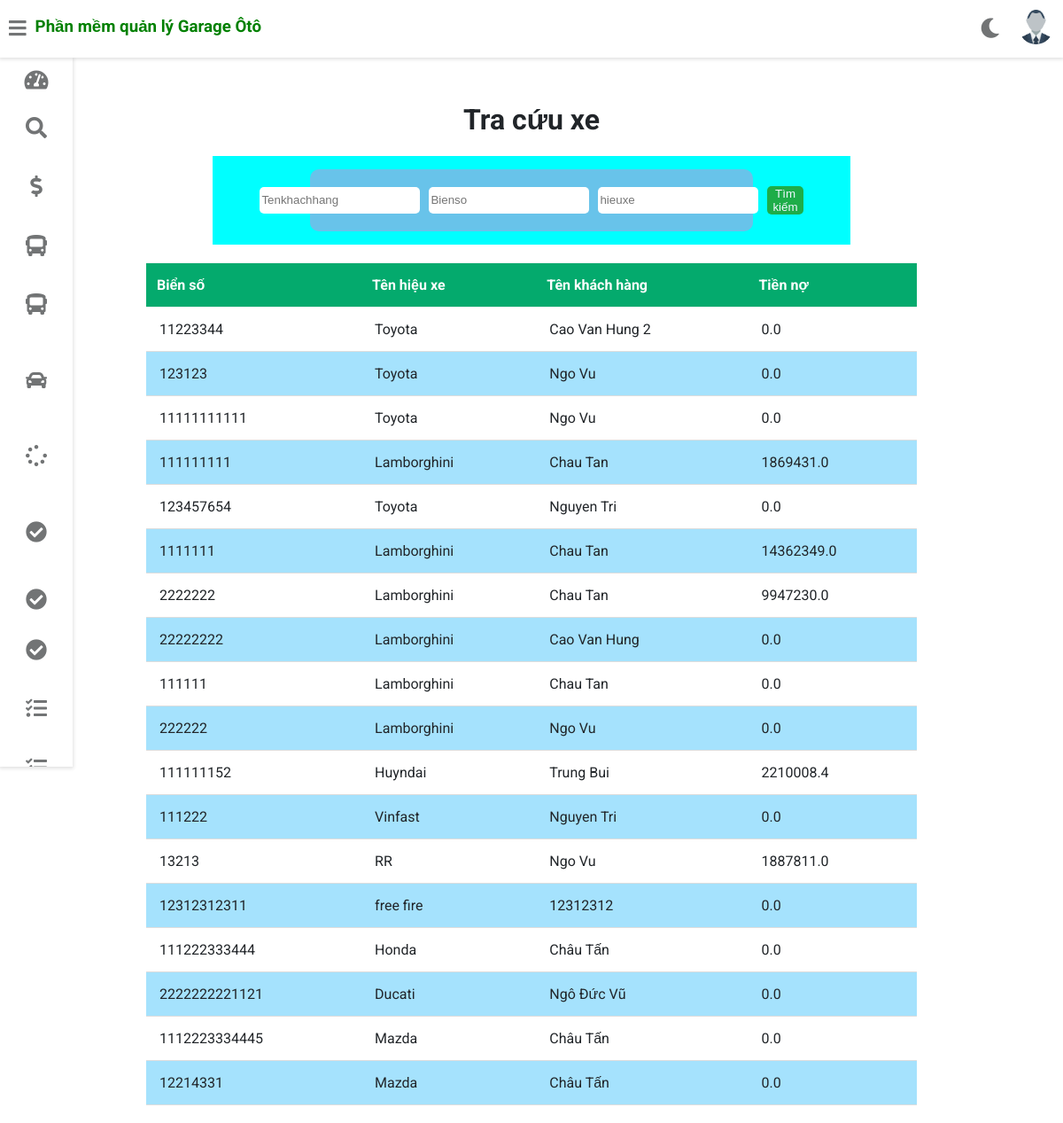
The page /tom/get_bd on the database as committed earlier.
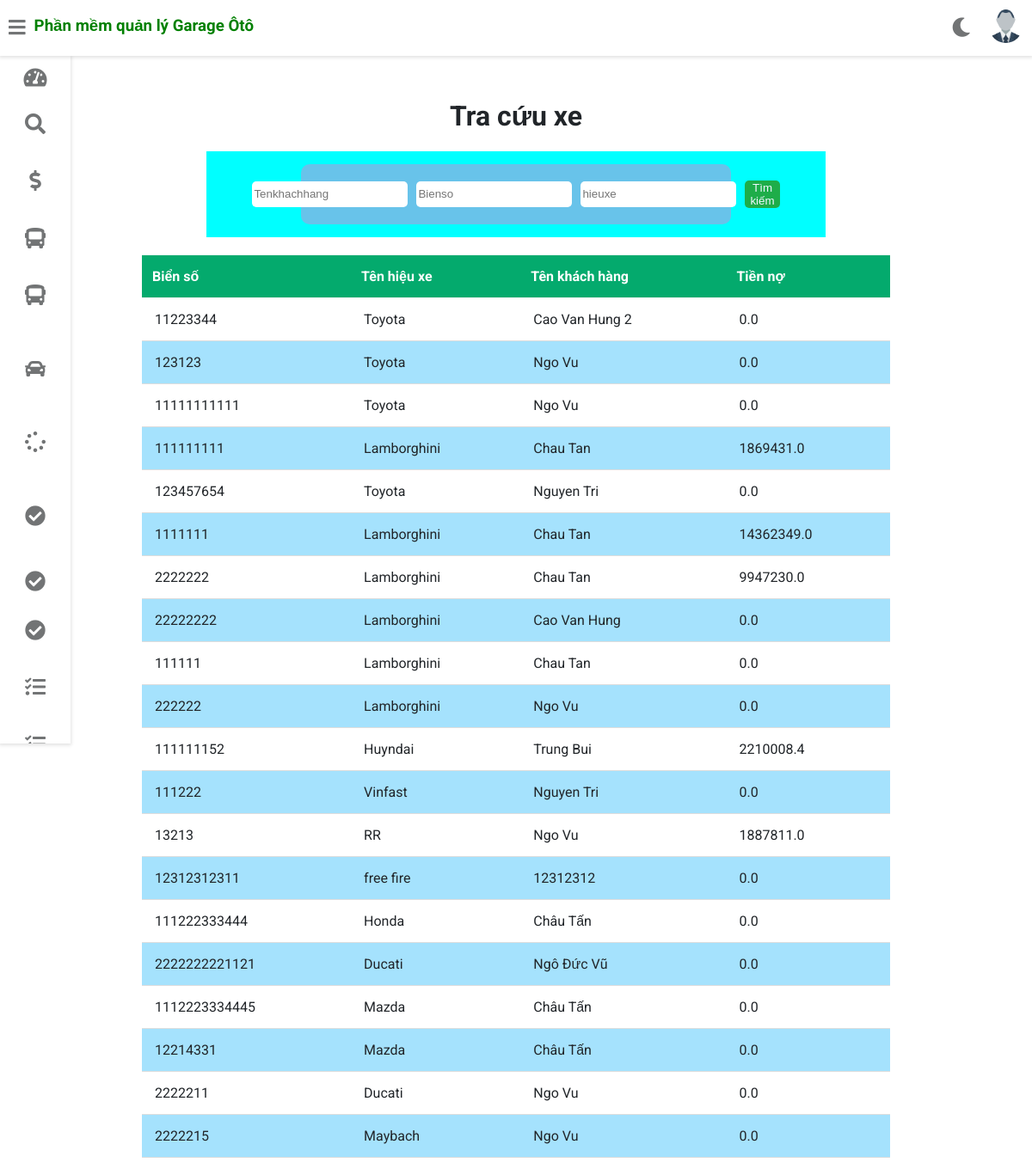
The same page on the database as committed later.
### gara/models.py (models this page shows, shortened)
class HieuXe(models.Model):
    mahieuxe=models.AutoField(primary_key=True)
    tenhieuxe=models.CharField(max_length=30, unique=True)

class Xe(models.Model):
    maxe=models.AutoField(primary_key=True)
    bienso=models.CharField(max_length=20,unique=True)
    makhachhang=models.ForeignKey(KhachHang,on_delete=models.CASCADE)
    mahieuxe=models.ForeignKey(HieuXe,on_delete=models.CASCADE)
    tienno=models.PositiveIntegerField(default=0)

class KhachHang(models.Model):
    makhachhang=models.AutoField(primary_key=True)
    tenkhachhang=models.CharField(max_length=40)
    diachi=models.CharField(max_length=100)
    dienthoai=models.PositiveIntegerField()

### gara/views.py (the view)
# urls.py: path('<username>/get_bd',views.get_bd),
def get_bd(request,username):
    staff = Staff.objects.get(username=username)
    picture = '../' + staff.profile_pic.url
    x = Xe.objects.all()
    hx = HieuXe.objects.all()
    kh = KhachHang.objects.all()
    df_x = pd.DataFrame(x.values())
    df_hx = pd.DataFrame(hx.values())
    df_kh = pd.DataFrame(kh.values())
    df_xhx = df_x.join(df_hx.set_index("mahieuxe"), on = "mahieuxe_id")
    data = df_xhx.join(df_kh.set_index("makhachhang"), on = "makhachhang_id")
    df = data[["bienso","tenhieuxe","tenkhachhang","tienno"]]
    return render(request, 'gara/search_xe.html', {'df':df, 'customer':staff, 'picture':picture})

### templates/gara/search_xe.html (shortened to what this page needs)
{% extends 'gara/customerbase.html' %}
{% block content %}
<head>
</head>
<body>
    <br><br><br><br><br>
<h1 style="text-align:center;">Tra cứu xe</h1>
    <div class="form_container" >
        <form action="/{{customer.username}}/after_search" class="form_search">
            <input class="form-control mr-sm-1" name="khachhang" type="search" placeholder="Tenkhachhang" aria-label="Search">
            <input class="form-control mr-sm-1" name="bienso" type="search" placeholder="Bienso" aria-label="Search">
            <input class="form-control mr-sm-1" name="hieuxe" type="search" placeholder="hieuxe" aria-label="Search">
            <button type="submit" class="submit mr-sm-3">Tìm kiếm</button>
        </form>
    </div>
    <div class="card-content">
        <table>
            <thead>
                <tr>
                    <th>Biển số</th>
                    <th>Tên hiệu xe</th>
                    <th>Tên khách hàng</th>
                    <th>Tiền nợ</th>
                </tr>
            </thead>
            <tbody>
                {% for index, row in df.iterrows %}
                <tr>
                  {% for cell in row %}
                    <td>
                      {{cell}}
                    </td>
                  {% endfor %}
                </tr>
              {% endfor %}
            </tbody>
        </table>
    </div>
</body>
{% endblock content %}

Rows that differ between the two databases and show on the page:
added Xe: row "2222211"
added KhachHang: row "Ngo Vu" "Ngo Vu"
added Xe: row "2222215"
now on this page (row unchanged): HieuXe: row "Maybach"
Other text that changed with them:
new list line: "Ducati"
new list line: "0.0"
